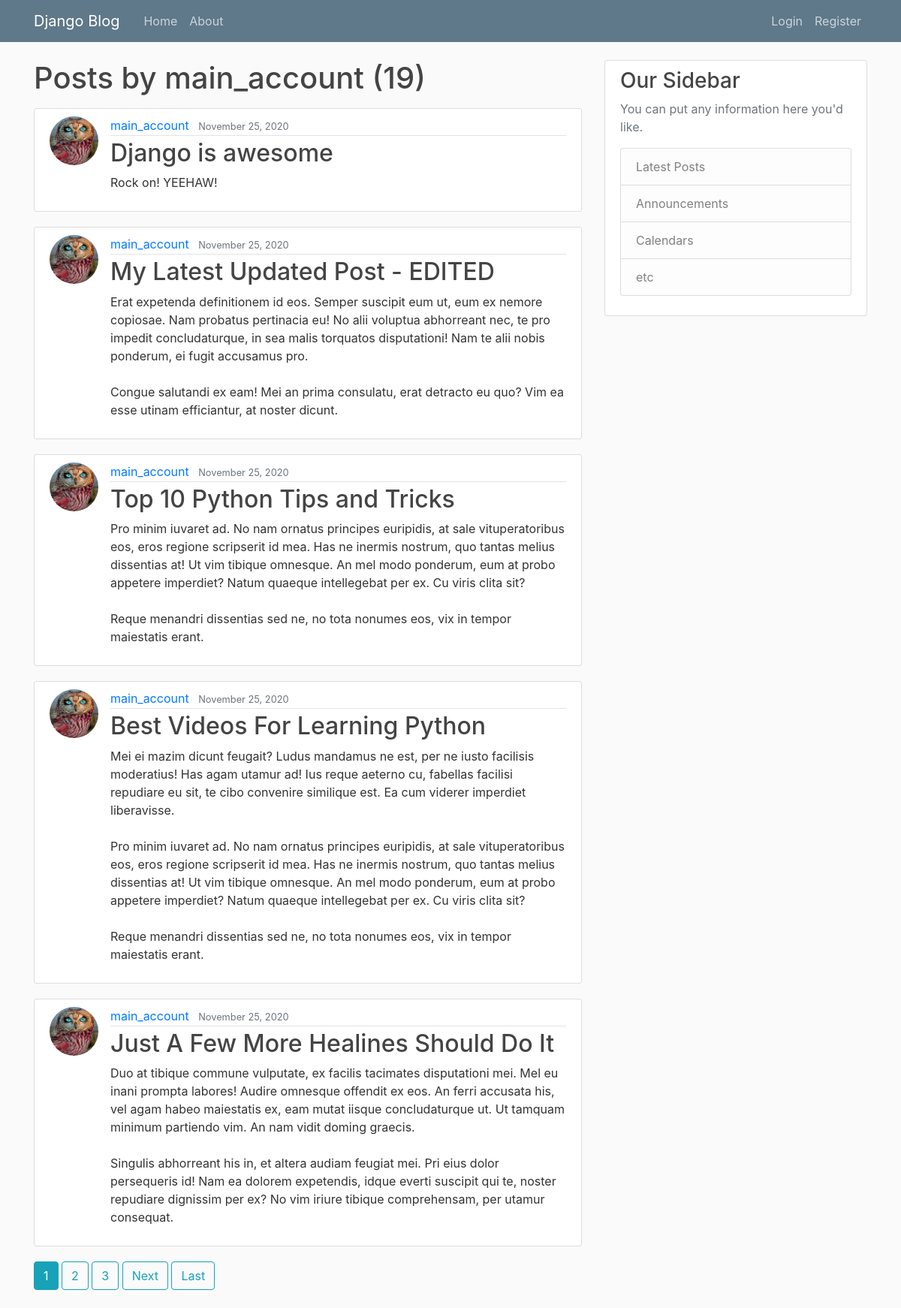
Screenshot of /user/main_account with the database file from the repository.
### blog/models.py (models this page shows, shortened)
class Post(models.Model):
    title = models.CharField(max_length=100)
    content = models.TextField()
    date_posted = models.DateTimeField(default=timezone.now) #auto_now_add=True will 'freeze' date posted and restrict changes
    author = models.ForeignKey(User, on_delete=models.CASCADE) #if u delete a user the posts will be deleted as well

### users/models.py (models this page shows, shortened)
class Profile(models.Model):
    user = models.OneToOneField(User, on_delete=models.CASCADE)
    image = models.ImageField(default="default.jpg", upload_to="profile_pics")

### blog/views.py (the view)
# urls.py: path('user/<str:username>', UserPostListView.as_view(), name="user-posts"),
class UserPostListView(ListView):
    model = Post
    template_name = 'blog/user_post.html'  # <app>/<model>_<viewtype>.html
    context_object_name = 'posts'
    paginate_by = 5
    def get_queryset(self):
        user = get_object_or_404(User, username=self.kwargs.get('username'))  # limit results to the selected user only
        return Post.objects.filter(author=user).order_by('-date_posted')

### blog/templates/blog/user_post.html (shortened to what this page needs)
{% extends "blog/base.html" %}
{% block content %}
    <h1 class="mb-3">Posts by {{ view.kwargs.username }} ({{ page_obj.paginator.count }})</h1>
    {% for post in posts %}
        <article class="media content-section">
          <img class="rounded-circle article-img"src="{{ post.author.profile.image.url }}">
          <div class="media-body">
            <div class="article-metadata">
              <a class="mr-2" href="{% url 'user-posts' post.author.username %}">{{ post.author }}</a>
              <small class="text-muted">{{ post.date_posted|date:"F d, Y" }}</small>
            </div>
            <h2><a class="article-title" href="{% url 'post-detail' post.id %}">{{ post.title }}</a></h2>
            <p class="article-content">{{ post.content }}</p>
          </div>
        </article>
    {%  endfor %}
    {% if is_paginated %}
        {% for num in page_obj.paginator.page_range %}
            {% if page_obj.number == num %}
                <a class="btn btn-info mb-4" href="?page={{ num }}">{{ num }}</a>
            {% elif num > page_obj.number|add:'-3' and num < page_obj.number|add:'3'%}
                <a class="btn btn-outline-info mb-4" href="?page={{ num }}">{{ num }}</a>
            {% endif %}
        {% endfor %}
        {% if page_obj.has_next %}
            <a class="btn btn-outline-info mb-4" href="?page={{ page_obj.next_page_number }}">Next</a>
            <a class="btn btn-outline-info mb-4" href="?page={{ page_obj.paginator.num_pages }}">Last</a>
        {% endif %}
    {% endif %}
{% endblock content %}

### blog/static/blog/main.css (style rules this page uses)
body { background: #fafafa; color: #333333; margin-top: 5rem; }
h1, h2, h3, h4, h5, h6 { color: #444444; }
.content-section { background: #ffffff; padding: 10px 20px; border: 1px solid #dddddd; border-radius: 3px; margin-bottom: 20px; }
.article-title { color: #444444; }
.article-content { white-space: pre-line; }
.article-img { height: 65px; width: 65px; margin-right: 16px; }
.article-metadata { padding-bottom: 1px; margin-bottom: 4px; border-bottom: 1px solid #e3e3e3 }

### rows the page displays
Post: author.profile.image (picture), author "main_account", date_posted "November 25, 2020", title "Django is awesome", content "Rock on! YEEHAW!"
Post: author.profile.image (picture), author "main_account", date_posted "November 25, 2020", title "My Latest Updated Post - EDITED", content "Erat expetenda definitionem id eos. Semper suscipit eum ut, eum ex nemore copiosae. Nam probatus pertinacia eu! No alii voluptua abhorreant nec, te pro impedit concludaturque, in sea malis torquatos disputationi! Nam te alii nobis ponderum, ei fugit accusamus pro. Congue salutandi ex eam! Mei an prima consulatu, erat detracto eu quo? Vim ea esse utinam efficiantur, at noster dicunt."
Post: author.profile.image (picture), author "main_account", date_posted "November 25, 2020", title "Top 10 Python Tips and Tricks", content "Pro minim iuvaret ad. No nam ornatus principes euripidis, at sale vituperatoribus eos, eros regione scripserit id mea. Has ne inermis nostrum, quo tantas melius dissentias at! Ut vim tibique omnesque. An mel modo ponderum, eum at probo appetere imperdiet? Natum quaeque intellegebat per ex. Cu viris clita sit? Reque menandri dissentias sed ne, no tota nonumes eos, vix in tempor maiestatis erant."
Post: author.profile.image (picture), author "main_account", date_posted "November 25, 2020", title "Best Videos For Learning Python", content "Mei ei mazim dicunt feugait? Ludus mandamus ne est, per ne iusto facilisis moderatius! Has agam utamur ad! Ius reque aeterno cu, fabellas facilisi repudiare eu sit, te cibo convenire similique est. Ea cum viderer imperdiet liberavisse. Pro minim iuvaret ad. No nam ornatus principes euripidis, at sale vituperatoribus eos, eros regione scripserit id mea. Has ne inermis nostrum, quo tantas melius dissentias at! Ut vim tibique omnesque. An mel modo ponderum, eum at probo appetere imperdiet? Natum quaeque intellegebat per ex. Cu viris clita sit? Reque menandri dissentias sed ne, no tota nonumes eos, vix in tempor maiestatis erant."
Post: author.profile.image (picture), author "main_account", date_posted "November 25, 2020", title "Just A Few More Healines Should Do It", content "Duo at tibique commune vulputate, ex facilis tacimates disputationi mei. Mel eu inani prompta labores! Audire omnesque offendit ex eos. An ferri accusata his, vel agam habeo maiestatis ex, eam mutat iisque concludaturque ut. Ut tamquam minimum partiendo vim. An nam vidit doming graecis. Singulis abhorreant his in, et altera audiam feugiat mei. Pri eius dolor persequeris id! Nam ea dolorem expetendis, idque everti suscipit qui te, noster repudiare dignissim per ex? No vim iriure tibique comprehensam, per utamur consequat."

### other values shown
{{ view.kwargs.username }} "main_account"
{{ page_obj.paginator.count }} "19"
{{ num }} "1"
{{ num }} "2" "3"
